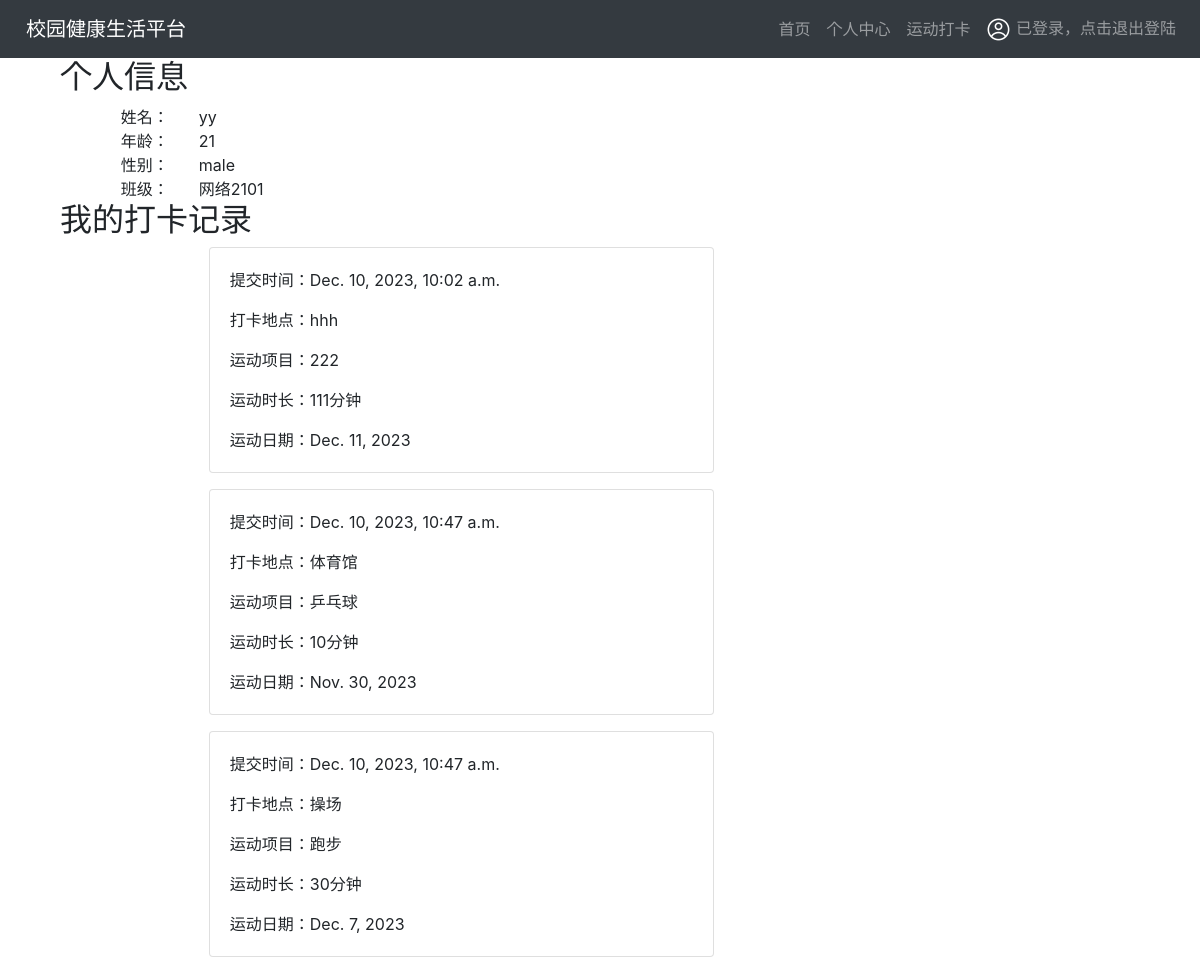
/profile (signed in), run on the app's committed database.
### health/models.py (models this page shows, shortened)
class UserProfile(models.Model):
    user = models.OneToOneField(User, on_delete=models.CASCADE)
    age = models.IntegerField()
    gender = models.CharField(max_length=10)
    class_name = models.CharField(max_length=50)

class User(AbstractUser):
    pass

class ExerciseLog(models.Model):
    user_profile = models.ForeignKey(
        UserProfile, on_delete=models.CASCADE, default=1)
    timestamp = models.DateTimeField(auto_now_add=True)
    location = models.CharField(max_length=255)
    exercise_type = models.CharField(max_length=100)
    exercise_duration = models.IntegerField()
    date = models.DateField()

### health/views.py (the view)
# urls.py: path("profile", views.profile, name="profile"),
@login_required(login_url='login')
def profile(request):
    current_user = request.user
    user_profile, created = UserProfile.objects.get_or_create(
        user=current_user, defaults={'age': 20, 'gender': 'male', 'class_name': '213'})
    exercise_logs = ExerciseLog.objects.filter(user_profile__user=current_user)
    is_user_logged_in = request.user.is_authenticated
    context = {
        'user_profile': user_profile,
        'exercise_logs': exercise_logs,  # 将用户的打卡记录传递给模板
        'is_user_logged_in': is_user_logged_in
    }
    return render(request, "info.html", context)

### health/templates/info.html (shortened to what this page needs)
{% extends "layout.html" %}
{% load static %}
{% block body %}
        <div class="col-md-6">
            <h2>个人信息</h2>
            <div class="row">
                <div class="col-md-3 text-right">
                    <span>姓名：</span>
                </div>
                <div class="col-md-9 text-left">
                    {{ user_profile.user.username }}
                </div>
            </div>
            <div class="row">
                <div class="col-md-3 text-right">
                    <span>年龄：</span>
                </div>
                <div class="col-md-9 text-left">
                    {{ user_profile.age }}
                </div>
            </div>
            <div class="row">
                <div class="col-md-3 text-right">
                    <span>性别：</span>
                </div>
                <div class="col-md-9 text-left">
                    {{ user_profile.gender }}
                </div>
            </div>
            <div class="row">
                <div class="col-md-3 text-right">
                    <span>班级：</span>
                </div>
                <div class="col-md-9 text-left">
                    {{ user_profile.class_name }}
                </div>
            </div>
        </div>
    <div class="col-md-9">
        <h2>我的打卡记录</h2>
        <div class="col-md-8 offset-md-2">
            {% for log in exercise_logs %}
                <div class="card mb-3">
                    <div class="card-body">
                        <p class="card-text">提交时间：{{ log.timestamp }}</p>
                        <p class="card-text">打卡地点：{{ log.location }}</p>
                        <p class="card-text">运动项目：{{ log.exercise_type }}</p>
                        <p class="card-text">运动时长：{{ log.exercise_duration }}分钟</p>
                        <p class="card-text">运动日期：{{ log.date }}</p>
                    </div>
                </div>
            {% endfor %}
        </div>
    </div>
{% endblock %}

### health/templates/layout.html (shortened to what this page needs)
{% load static %}
<!DOCTYPE html>
<html lang="en">
<head>
    <link rel="stylesheet" href="https://cdn.staticfile.org/twitter-bootstrap/4.3.1/css/bootstrap.min.css">
</head>
<body>
<nav class="navbar navbar-expand-md navbar-dark bg-dark">
    <a class="navbar-brand" href="{% url 'index' %}" style="margin-left: 10px">校园健康生活平台</a>
    <div class="collapse navbar-collapse" id="navbarNav">
        <ul class="navbar-nav ml-auto">
            <li class="nav-item">
                <a class="nav-link" href="{% url 'index' %}">首页</a>
            </li>
            <li class="nav-item">
                <a class="nav-link" href="{% url 'profile' %}">个人中心</a>
            </li>
            <li class="nav-item">
                <a class="nav-link" href="{% url 'exercise_check_in' %}">运动打卡</a>
            </li>
        </ul>
        <ul class="navbar-nav ms-auto">
            <li class="nav-item" id="login-status">
                {% if is_user_logged_in %}
                    <a class="nav-link" href="{% url 'logout' %}">
                        <img src="{% static 'imgs/用户白.png' %}" width="25px" class="rounded-circle"/>
                        <span id="login-status-text">已登录，点击退出登陆</span>
                    </a>
                {% else %}
                    <a class="nav-link" href="{% url 'login' %}">
                        <img src="{% static 'imgs/用户白.png' %}" width="25px" class="rounded-circle"/>
                        <span id="login-status-text">未登录</span>
                    </a>
                {% endif %}
            </li>
        </ul>
    </div>
</nav>
<div class="container">
    {% block body %}
    {% endblock %}
</div>
</body>
</html>

### data on the page
UserProfile: user.username "yy", age "21", gender "male", class_name "网络2101"
ExerciseLog: timestamp "Dec. 10, 2023, 10:02 a.m.", location "hhh", exercise_type "222", exercise_duration "111", date "Dec. 11, 2023"
ExerciseLog: timestamp "Dec. 10, 2023, 10:47 a.m.", location "体育馆", exercise_type "乒乓球", exercise_duration "10", date "Nov. 30, 2023"
ExerciseLog: timestamp "Dec. 10, 2023, 10:47 a.m.", location "操场", exercise_type "跑步", exercise_duration "30", date "Dec. 7, 2023"
